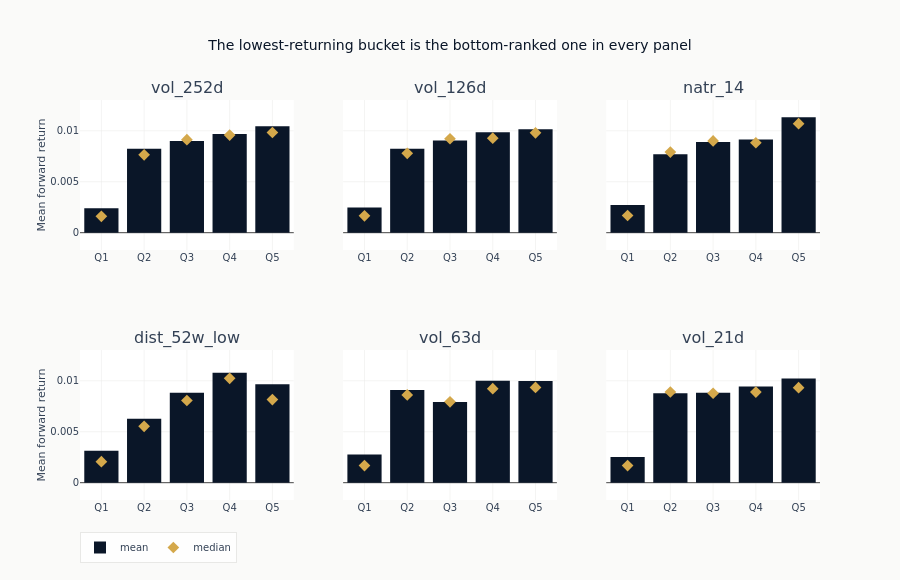

The notebook cell this image was saved under:
### Code cell
if quantile_spreads:
    n_show = min(6, len(quantile_spreads))
    feats_to_show = list(quantile_spreads.keys())[:n_show]
    n_rows_fig = (n_show + 2) // 3
    fig = make_subplots(rows=n_rows_fig, cols=3, subplot_titles=feats_to_show, shared_yaxes=True)
    for idx, feat in enumerate(feats_to_show):
        r, c = divmod(idx, 3)
        fig.add_trace(
            go.Bar(
                x=QUANTILE_LABELS,
                y=quantile_spreads[feat]["q_means"],
                marker_color=COLORS["blue"],
                name="mean",
                legendgroup="mean",
                showlegend=idx == 0,
            ),
            row=r + 1,
            col=c + 1,
        )
        fig.add_trace(
            go.Scatter(
                x=QUANTILE_LABELS,
                y=quantile_spreads[feat]["q_medians"],
                mode="markers",
                marker=dict(color=COLORS["amber"], size=9, symbol="diamond"),
                name="median",
                legendgroup="median",
                showlegend=idx == 0,
            ),
            row=r + 1,
            col=c + 1,
        )
    # One y range across the panels, so their heights are comparable. It includes zero
    # and is otherwise taken from the values.
    profile_values = [
        value
        for feat in feats_to_show
        for key in ("q_means", "q_medians")
        for value in quantile_spreads[feat][key]
    ]
    lo, hi = min(0.0, min(profile_values)), max(0.0, max(profile_values))
    pad = 0.15 * (hi - lo)
    fig.update_yaxes(range=[lo - pad, hi + pad])
    fig.update_layout(
        template="ml4t",
        height=260 * n_rows_fig + 60,
        width=900,
        title_text="The lowest-returning bucket is the bottom-ranked one in every panel",
        legend=dict(orientation="h", y=-0.08),
    )
    fig.update_yaxes(title_text="Mean forward return", col=1)
    fig.show()

### Figure 1 — Plotly figure (JSON) as saved in the notebook; plotly's stock layout.template omitted (floating-point values rounded to 4 significant figures)
{"data": [{"legendgroup": "mean", "marker": {"color": "#0a1628"}, "name": "mean", "showlegend": true, "type": "bar", "x": ["Q1", "Q2", "Q3", "Q4", "Q5"], "xaxis": "x", "y": [0.002403, 0.008232, 0.008994, 0.009691, 0.01044], "yaxis": "y"}, {"legendgroup": "median", "marker": {"color": "#D4A84B", "size": 9, "symbol": "diamond"}, "mode": "markers", "name": "median", "showlegend": true, "type": "scatter", "x": ["Q1", "Q2", "Q3", "Q4", "Q5"], "xaxis": "x", "y": [0.00161, 0.007635, 0.009126, 0.009575, 0.009831], "yaxis": "y"}, {"legendgroup": "mean", "marker": {"color": "#0a1628"}, "name": "mean", "showlegend": false, "type": "bar", "x": ["Q1", "Q2", "Q3", "Q4", "Q5"], "xaxis": "x2", "y": [0.002474, 0.008243, 0.009055, 0.009844, 0.01014], "yaxis": "y2"}, {"legendgroup": "median", "marker": {"color": "#D4A84B", "size": 9, "symbol": "diamond"}, "mode": "markers", "name": "median", "showlegend": false, "type": "scatter", "x": ["Q1", "Q2", "Q3", "Q4", "Q5"], "xaxis": "x2", "y": [0.001659, 0.007789, 0.009217, 0.009276, 0.0098], "yaxis": "y2"}, {"legendgroup": "mean", "marker": {"color": "#0a1628"}, "name": "mean", "showlegend": false, "type": "bar", "x": ["Q1", "Q2", "Q3", "Q4", "Q5"], "xaxis": "x3", "y": [0.002707, 0.007696, 0.008889, 0.009148, 0.01132], "yaxis": "y3"}, {"legendgroup": "median", "marker": {"color": "#D4A84B", "size": 9, "symbol": "diamond"}, "mode": "markers", "name": "median", "showlegend": false, "type": "scatter", "x": ["Q1", "Q2", "Q3", "Q4", "Q5"], "xaxis": "x3", "y": [0.001685, 0.00791, 0.009001, 0.008822, 0.01069], "yaxis": "y3"}, {"legendgroup": "mean", "marker": {"color": "#0a1628"}, "name": "mean", "showlegend": false, "type": "bar", "x": ["Q1", "Q2", "Q3", "Q4", "Q5"], "xaxis": "x4", "y": [0.00314, 0.006268, 0.008816, 0.01079, 0.009654], "yaxis": "y4"}, {"legendgroup": "median", "marker": {"color": "#D4A84B", "size": 9, "symbol": "diamond"}, "mode": "markers", "name": "median", "showlegend": false, "type": "scatter", "x": ["Q1", "Q2", "Q3", "Q4", "Q5"], "xaxis": "x4", "y": [0.002061, 0.00553, 0.008061, 0.01024, 0.008149], "yaxis": "y4"}, {"legendgroup": "mean", "marker": {"color": "#0a1628"}, "name": "mean", "showlegend": false, "type": "bar", "x": ["Q1", "Q2", "Q3", "Q4", "Q5"], "xaxis": "x5", "y": [0.002758, 0.009101, 0.007907, 0.009991, 0.009986], "yaxis": "y5"}, {"legendgroup": "median", "marker": {"color": "#D4A84B", "size": 9, "symbol": "diamond"}, "mode": "markers", "name": "median", "showlegend": false, "type": "scatter", "x": ["Q1", "Q2", "Q3", "Q4", "Q5"], "xaxis": "x5", "y": [0.001675, 0.008606, 0.007933, 0.009225, 0.009344], "yaxis": "y5"}, {"legendgroup": "mean", "marker": {"color": "#0a1628"}, "name": "mean", "showlegend": false, "type": "bar", "x": ["Q1", "Q2", "Q3", "Q4", "Q5"], "xaxis": "x6", "y": [0.002521, 0.008767, 0.00882, 0.009441, 0.01022], "yaxis": "y6"}, {"legendgroup": "median", "marker": {"color": "#D4A84B", "size": 9, "symbol": "diamond"}, "mode": "markers", "name": "median", "showlegend": false, "type": "scatter", "x": ["Q1", "Q2", "Q3", "Q4", "Q5"], "xaxis": "x6", "y": [0.001676, 0.008897, 0.008774, 0.008894, 0.009321], "yaxis": "y6"}], "layout": {"annotations": [{"font": {"size": 16}, "showarrow": false, "text": "vol_252d", "x": 0.1444, "xanchor": "center", "xref": "paper", "y": 1.0, "yanchor": "bottom", "yref": "paper"}, {"font": {"size": 16}, "showarrow": false, "text": "vol_126d", "x": 0.5, "xanchor": "center", "xref": "paper", "y": 1.0, "yanchor": "bottom", "yref": "paper"}, {"font": {"size": 16}, "showarrow": false, "text": "natr_14", "x": 0.8556, "xanchor": "center", "xref": "paper", "y": 1.0, "yanchor": "bottom", "yref": "paper"}, {"font": {"size": 16}, "showarrow": false, "text": "dist_52w_low", "x": 0.1444, "xanchor": "center", "xref": "paper", "y": 0.375, "yanchor": "bottom", "yref": "paper"}, {"font": {"size": 16}, "showarrow": false, "text": "vol_63d", "x": 0.5, "xanchor": "center", "xref": "paper", "y": 0.375, "yanchor": "bottom", "yref": "paper"}, {"font": {"size": 16}, "showarrow": false, "text": "vol_21d", "x": 0.8556, "xanchor": "center", "xref": "paper", "y": 0.375, "yanchor": "bottom", "yref": "paper"}], "height": 580, "legend": {"orientation": "h", "y": -0.08}, "title": {"text": "The lowest-returning bucket is the bottom-ranked one in every panel"}, "width": 900, "xaxis": {"anchor": "y", "domain": [0.0, 0.2889]}, "xaxis2": {"anchor": "y2", "domain": [0.3556, 0.6444]}, "xaxis3": {"anchor": "y3", "domain": [0.7111, 1.0]}, "xaxis4": {"anchor": "y4", "domain": [0.0, 0.2889]}, "xaxis5": {"anchor": "y5", "domain": [0.3556, 0.6444]}, "xaxis6": {"anchor": "y6", "domain": [0.7111, 1.0]}, "yaxis": {"anchor": "x", "domain": [0.625, 1.0], "range": [-0.001698, 0.01302], "title": {"text": "Mean forward return"}}, "yaxis2": {"anchor": "x2", "domain": [0.625, 1.0], "matches": "y", "range": [-0.001698, 0.01302], "showticklabels": false}, "yaxis3": {"anchor": "x3", "domain": [0.625, 1.0], "matches": "y", "range": [-0.001698, 0.01302], "showticklabels": false}, "yaxis4": {"anchor": "x4", "domain": [0.0, 0.375], "range": [-0.001698, 0.01302], "title": {"text": "Mean forward return"}}, "yaxis5": {"anchor": "x5", "domain": [0.0, 0.375], "matches": "y4", "range": [-0.001698, 0.01302], "showticklabels": false}, "yaxis6": {"anchor": "x6", "domain": [0.0, 0.375], "matches": "y4", "range": [-0.001698, 0.01302], "showticklabels": false}}}
